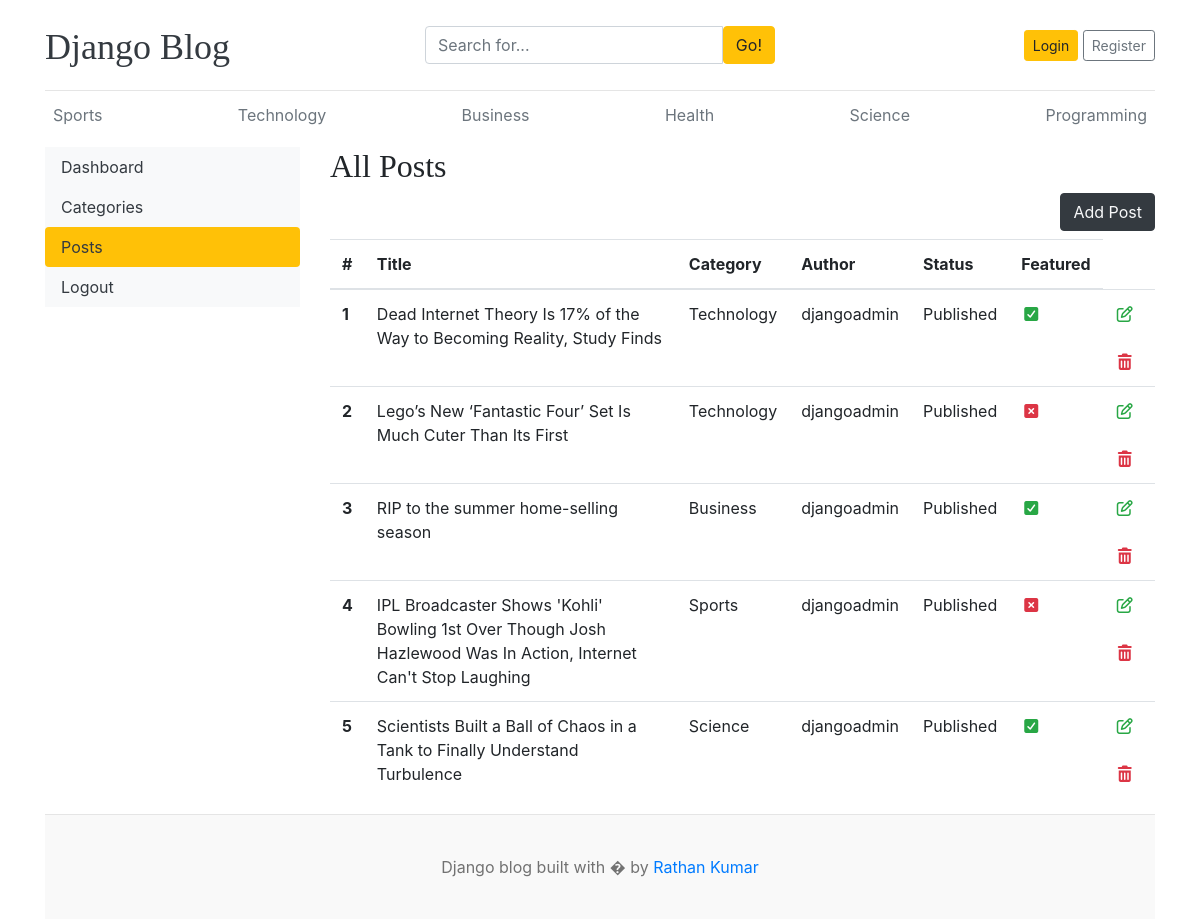
The app's page /dashboard/posts/ with its own data.
### blogs/models.py (models this page shows, shortened)
class Categories(models.Model):
    category_name = models.CharField(max_length=100, unique=True)
    created_at = models.DateTimeField(auto_now_add=True)
    updated_at = models.DateTimeField(auto_now=True)
    class Meta:
        verbose_name_plural = "Categories"
    def __str__(self):
        return self.category_name

class Blog(models.Model):
    title = models.CharField(max_length=200)
    slug = models.SlugField(max_length=200, unique=True, blank=True)
    category = models.ForeignKey(
        Categories, on_delete=models.CASCADE, related_name="blogs"
    )
    author = models.ForeignKey(User, on_delete=models.CASCADE, related_name="blogs")
    featured_image = models.ImageField(
        upload_to="featured_images/%Y/%m/%d", blank=True, null=True
    )
    short_description = models.TextField(max_length=500)
    blog_body = models.TextField(max_length=2000)
    status = models.CharField(max_length=20, choices=STATUSE_CHOICES, default="Draft")
    is_featured = models.BooleanField(default=False)
    created_at = models.DateTimeField(auto_now_add=True)
    updated_at = models.DateTimeField(auto_now=True)

### dashboards/views.py (the view)
def posts(request):
    posts = Blog.objects.all()
    context = {
        "posts": posts,
    }
    return render(request, "dashboards/posts.html", context)

### blogs/context_processors.py (called while the page is built)
def get_categories(request):
    categories = Categories.objects.all()
    return dict(categories=categories)

### templates/dashboards/posts.html
{% extends 'base.html' %}
{% block content %}
<div class="row">
    {% include 'dashboards/sidebar.html' %}
    <div class="col-md-9">
        <h2>All Posts</h2>
        <a href="{% url 'dashboards:add_post' %}" class="btn btn-dark text-light float-right mb-2">Add Post</a>
        <table class="table">
            <thead>
                <tr>
                    <th>#</th>
                    <th>Title</th>
                    <th>Category</th>
                    <th>Author</th>
                    <th>Status</th>
                    <th>Featured</th>
                </tr>
            </thead>
            <tbody>
                <tr>
                    {% for post in posts %}
                    <th>{{ forloop.counter }}</th>
                    <td>{{ post.title }}</td>
                    <td>{{ post.category }}</td>
                    <td>{{ post.author }}</td>
                    <td>{{ post.status }}</td>
                    <td>{% if post.is_featured %}<i class="fa-solid fa-square-check text-success "></i>{% else %}<i
                            class="fa-solid fa-square-xmark text-danger"></i>{% endif %}</td>
                    <td>
                        <a href="{% url 'dashboards:edit_post' post.pk %}"><i
                                class="fa-regular fa-pen-to-square text-success"></i></a> &nbsp;
                        <a href="{% url 'dashboards:delete_post' post.pk  %}"><i
                                class="fa-solid fa-trash-can text-danger"></i></a>
                    </td>
                </tr>
                {% endfor %}
            </tbody>
        </table>
    </div>
</div>
{% endblock %}

### templates/base.html (shortened to what this page needs)
{% load static %}
<!doctype html>
<html lang="en">
<head>
    <link href="https://getbootstrap.com/docs/4.0/dist/css/bootstrap.min.css" rel="stylesheet" />
    <link rel="stylesheet" href="https://cdnjs.cloudflare.com/ajax/libs/font-awesome/7.0.1/css/all.min.css"
 />
    <link href="{% static 'css/blog.css' %}" rel="stylesheet" />
</head>
<body>
    <div class="container">
        <header class="blog-header py-3">
            <div class="row flex-nowrap justify-content-between align-items-center">
                <div class="col-4 pt-1">
                    <a class="blog-header-logo text-dark" href="/">Django Blog</a>
                </div>
                <div class="col-4">
                    <form action="{% url 'search_blogs' %}" method="GET">
                        <div class="input-group">
                            <input type="text" name="keyword" value="{{ keyword }}" class="form-control"
                                placeholder="Search for...">
                            <span class="input-group-btn">
                                <button type="submit" class="btn btn-warning" type="button">Go!</button>
                            </span>
                        </div>
                    </form>
                </div>
                <div class="col-4 d-flex justify-content-end align-items-center">
                    {% if not user.is_authenticated %}
                    <a class="btn btn-sm btn-warning" href="{% url 'login' %}">Login</a> &nbsp;
                    <a class="btn btn-sm btn-outline-secondary" href="{% url 'register' %}">Register</a>
                    {% else %}
                    <span class="navbar-text">
                        <a href="{% url 'dashboards:dashboard' %}" class="btn btn-warning">Dashboard</a>
                        &nbsp;
                        <span><a href="{% url 'logout' %}" class="btn btn-warning">Logout</a></span>
                    </span>
                    {% endif %}
                </div>
            </div>
        </header>
        <div class="nav-scroller py-1 mb-2">
            <nav class="nav d-flex justify-content-between">
                {% for category in categories %}
                <a class="p-2 text-muted" href="{% url 'posts_by_category' category.id %}">{{ category.category_name }}</a>
                {% endfor %}
            </nav>
        </div>
        {% block content %} {% endblock %}
        <footer class="blog-footer">
            <p>Django blog built with � by <a href="#">Rathan Kumar</a></p>
        </footer>
    </div>
</body>
</html>

### static/css/blog.css (style rules this page uses)
.blog-header { border-bottom: 1px solid #e5e5e5; }
.blog-header-logo { font-family: "Playfair Display", Georgia, "Times New Roman", serif ; font-size: 2.25rem; }
h1, h2, h3, h4, h5, h6 { font-family: "Playfair Display", Georgia, "Times New Roman", serif ; }
.blog-footer { padding: 2.5rem 0; color: #727272; text-align: center; background-color: #f9f9f9; border-top: 0.05rem solid #e5e5e5; }
.blog-footer p:last-child { margin-bottom: 0; }

### records on screen
Categories: category_name "Sports"
Categories: category_name "Technology"
Categories: category_name "Business"
Categories: category_name "Health"
Categories: category_name "Science"
Categories: category_name "Programming"
Blog: title "Dead Internet Theory Is 17% of the Way to Becoming Reality, Study Finds", category "Technology", author "djangoadmin", status "Published", is_featured True (drawn)
Blog: title "Lego’s New ‘Fantastic Four’ Set Is Much Cuter Than Its First", category "Technology", author "djangoadmin", status "Published", is_featured False (drawn)
Blog: title "RIP to the summer home-selling season", category "Business", author "djangoadmin", status "Published", is_featured True (drawn)
Blog: title "IPL Broadcaster Shows 'Kohli' Bowling 1st Over Though Josh Hazlewood Was In Action, Internet Can't Stop Laughing", category "Sports", author "djangoadmin", status "Published", is_featured False (drawn)
Blog: title "Scientists Built a Ball of Chaos in a Tank to Finally Understand Turbulence", category "Science", author "djangoadmin", status "Published", is_featured True (drawn)
